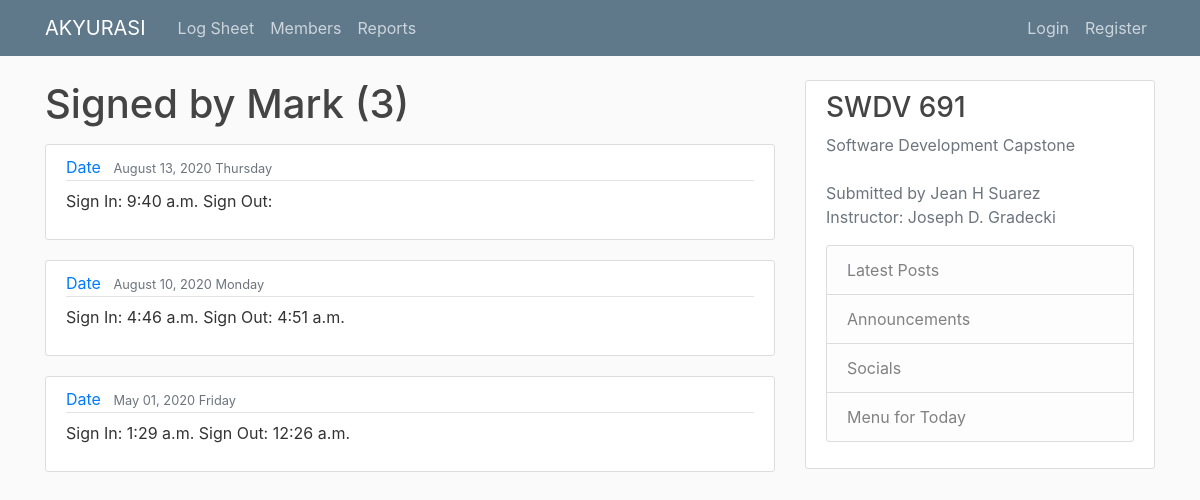
Page /logsheet/member/Mark on the committed database.
### persons/models.py (models this page shows, shortened)
class Person(models.Model):
    image = models.ImageField(default='default.jpg', upload_to='profile_pics')
    ssn = models.CharField(max_length=10)
    birthDate = models.DateTimeField(null=True, blank=True)

class Member(Person):
    firstName = models.CharField(max_length=20)
    middleName = models.CharField(max_length=20, null=True, blank=True)
    lastName = models.CharField(max_length=20)
    diagnosis = models.CharField(max_length=100)
    intakeDate = models.DateTimeField(default=timezone.now)
    psychEval = models.TextField(null=True, blank=True)
    notes = models.TextField(null=True, blank=True)
    dischargeDate = models.DateTimeField(null=True, blank=True)

### logsheet/models.py (models this page shows, shortened)
class LogPost(models.Model):
    member = models.ForeignKey(Member, on_delete=models.CASCADE)
    signIn = models.DateTimeField(default=timezone.now)
    signOut = models.DateTimeField(null=True, blank=True)
    duration =  models.FloatField(null=True, blank=True)

### logsheet/views.py (the view)
# urls.py: path('member/<str:firstName>', MemberPostListView.as_view(), name='member-record'),
class MemberPostListView(ListView):
    model = LogPost
    template_name ='logsheet/member_logposts.html' # <app>/<model>_<viewtype>.html
    context_object_name = 'logposts'
    paginate_by = 5
    def get_queryset(self):
        member = get_object_or_404(Member, firstName=self.kwargs.get('firstName'))
        return LogPost.objects.filter(member=member).order_by('-signIn')

### logsheet/templates/logsheet/member_logposts.html (shortened to what this page needs)
{% extends "logsheet/base.html" %}
{% block content %}
<h1 class="mb-3">Signed by {{ view.kwargs.firstName }} ({{ page_obj.paginator.count }})</h1>
	{% for logpost in logposts %}
        <article class="media content-section">
          <div class="media-body">
            <div class="article-metadata">
              <a class="mr-2" href="#">Date</a>
              <small class="text-muted">{{ logpost.signIn|date:"F d, Y l" }}</small>
            </div>
            <p class="article-content">Sign In: {{ logpost.signIn|date:"g:i a" }} Sign Out: {{ logpost.signOut|date:"g:i a" }}</p>
          </div>
        </article>
    {% endfor %}
{% endblock %}

### logsheet/static/logsheet/main.css (style rules this page uses)
body { background: #fafafa; color: #333333; margin-top: 5rem; }
h1, h2, h3, h4, h5, h6 { color: #444444; }
.content-section { background: #ffffff; padding: 10px 20px; border: 1px solid #dddddd; border-radius: 3px; margin-bottom: 20px; }
.article-content { white-space: pre-line; }
.article-metadata { padding-bottom: 1px; margin-bottom: 4px; border-bottom: 1px solid #e3e3e3 }

### rows in the picture
Member: kwargs.firstName "Mark"
LogPost: signIn "August 13, 2020 Thursday", signIn "9:40 a.m."
LogPost: signIn "August 10, 2020 Monday", signIn "4:46 a.m.", signOut "4:51 a.m."
LogPost: signIn "May 01, 2020 Friday", signIn "1:29 a.m.", signOut "12:26 a.m."

### other values in the picture
{{ page_obj.paginator.count }} "3"
